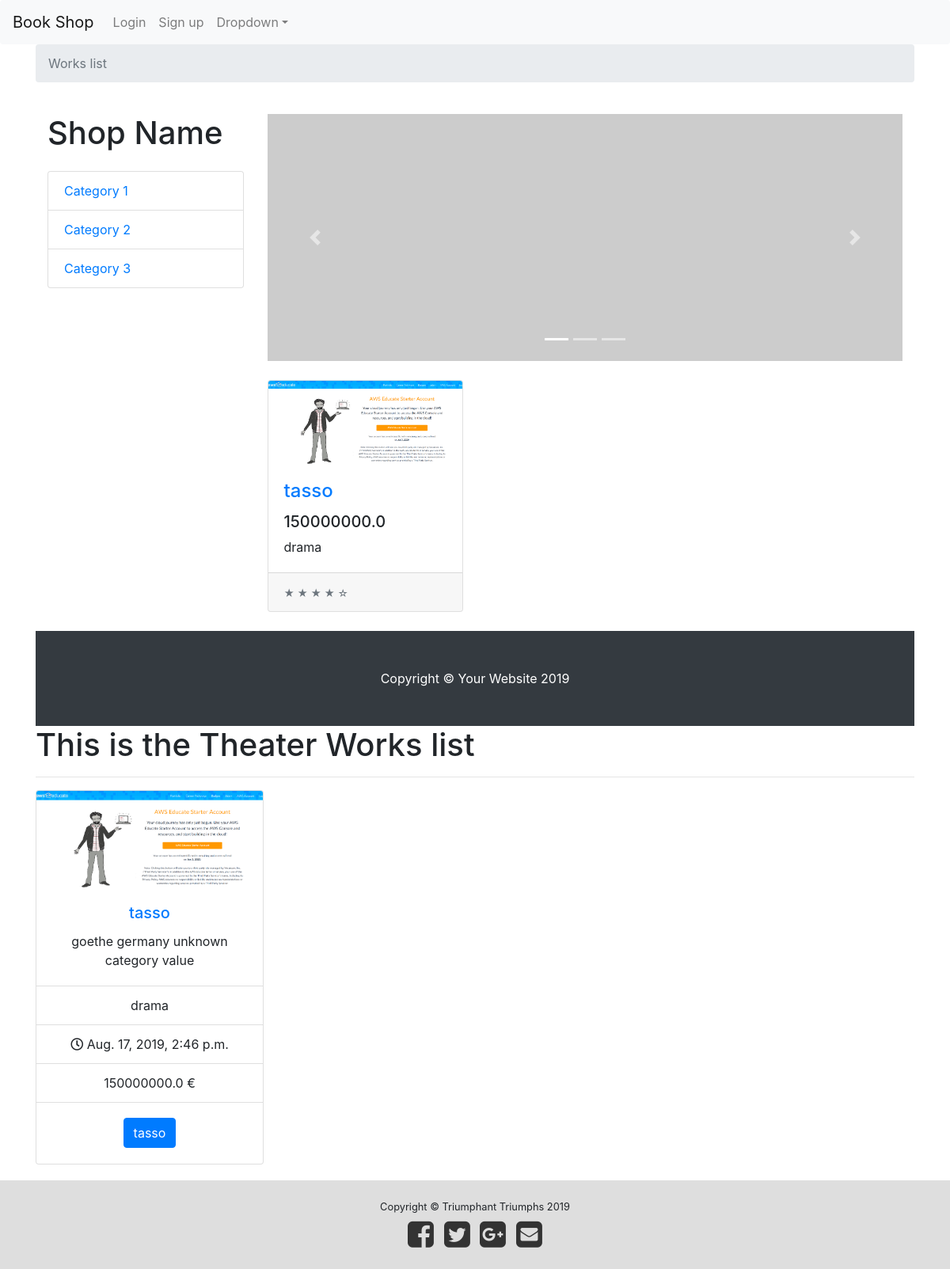
The app's page /, older data.
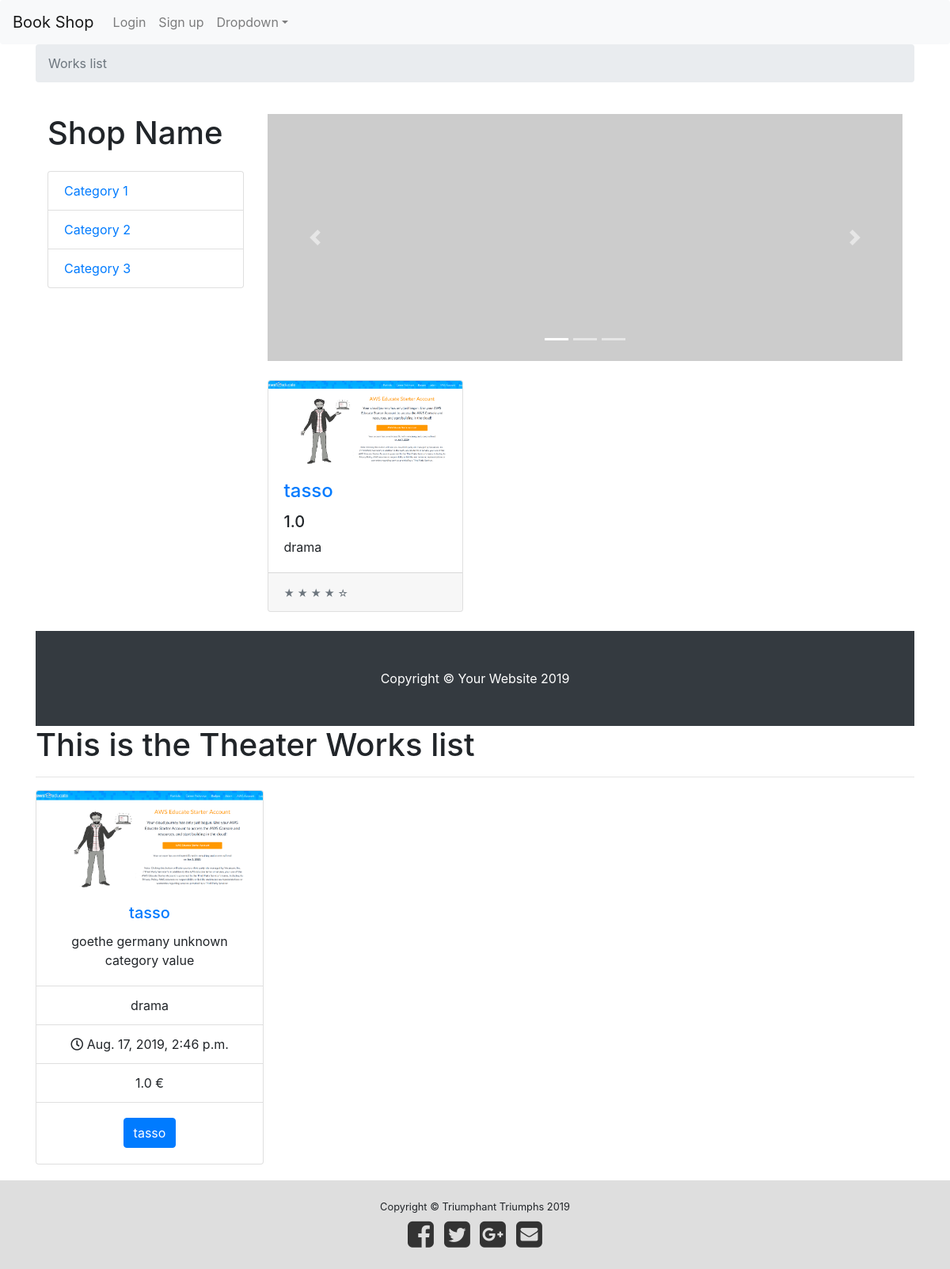
The same page, newer data.
### literature/models.py (models this page shows)
class Work(models.Model):
  maestros = models.ManyToManyField(Maestro)
  title = models.CharField(max_length=50)
  publication_date = models.DateTimeField()
  description = models.CharField(max_length=630)
  slug = models.SlugField() #work description
  cover = models.ImageField()
  price = models.FloatField()
  def __str__(self):
    return self.title
  def get_absolute_url(self):
    return reverse("literature:work_detail", kwargs={'slug': self.slug })

### literature/views.py (the view)
# urls.py: path('',works_list, name='works_list'),
def works_list(request):
  context = {
    'items': Work.objects.all()
  }
  return render(request, "works_list.html", context)

### literature/models.py (called while the page is built)
def get_categorie_display_value(value):
  for v in LITERATURE_CATEGORY:
    if v[0] == value:
      return v[1]
  return 'unknown category value'

  def __str__(self):
    return f"{self.complete_name} {self.country_maestro} {get_categorie_display_value(self.category)}"

### templates/works_list.html (shortened to what this page needs)
{% extends "base.html" %}
{% block breadcrumb %}
    <nav aria-label="breadcrumb">
    <ol class="breadcrumb">
    <li class="breadcrumb-item active" aria-current="page">Works list</li>
    </ol>
    </nav>
{% endblock breadcrumb %}
{% block content %}
  <div class="container">
    <div class="row">
      <div class="col-lg-3">
        <h1 class="my-4">Shop Name</h1>
        <div class="list-group">
          <a href="#" class="list-group-item">Category 1</a>
          <a href="#" class="list-group-item">Category 2</a>
          <a href="#" class="list-group-item">Category 3</a>
        </div>
      </div>
      <div class="col-lg-9">
        <div id="carouselExampleIndicators" class="carousel slide my-4" data-ride="carousel">
          <ol class="carousel-indicators">
            <li data-target="#carouselExampleIndicators" data-slide-to="0" class="active"></li>
            <li data-target="#carouselExampleIndicators" data-slide-to="1"></li>
            <li data-target="#carouselExampleIndicators" data-slide-to="2"></li>
          </ol>
          <div class="carousel-inner" role="listbox">
            <div class="carousel-item active">
              <img class="d-block img-fluid" src="http://placehold.it/900x350" alt="First slide">
            </div>
          </div>
          <a class="carousel-control-prev" href="#carouselExampleIndicators" role="button" data-slide="prev">
            <span class="carousel-control-prev-icon" aria-hidden="true"></span>
          </a>
          <a class="carousel-control-next" href="#carouselExampleIndicators" role="button" data-slide="next">
            <span class="carousel-control-next-icon" aria-hidden="true"></span>
          </a>
        </div>
        <div class="row">
        {% for work in items %}
          <div class="col-lg-4 col-md-6 mb-4">
            <div class="card h-100">
              <a href="#">
              <img class="card-img-top" src="{{ work.cover.url }}" alt=""></a>
              <div class="card-body">
                <h4 class="card-title">
                  <a href="{{ work.get_absolute_url }}">{{ work }}</a>
                </h4>
                <h5>{{ work.price }}</h5>
                <p class="card-text">{{ work.description }}</p>
              </div>
              <div class="card-footer">
                <small class="text-muted">&#9733; &#9733; &#9733; &#9733; &#9734;</small>
              </div>
            </div>
          </div>
          {% endfor %}
        </div>
      </div>
    </div>
  </div>
  <footer class="py-5 bg-dark">
    <div class="container">
      <p class="m-0 text-center text-white">Copyright &copy; Your Website 2019</p>
    </div>
  </footer>
  <h1>This is the Theater Works list</h1>
  <hr />
  <div class="row">
  {% for work in items %}
  <div class="col-4">
    <div class="card text-center" style="width: 18rem;">
      <img class="card-img-top" src="{{ work.cover.url }}" alt="Card image cap">
      <div class="card-body">
        <h5 class="card-title text-center">
        <a href="{{ work.get_absolute_url }}" class="card-link">{{ work }}</a></h5>
        <p class="card-text">
          {% for maestro in work.maestros.all %}
              <span class="text-center">{{ maestro }}</span>
          {% endfor %}
        </p>
      </div>
      <ul class="list-group list-group-flush">
        <li class="list-group-item ">{{ work.description }}</li>
        <li class="list-group-item "><i class="far fa-clock"></i>  {{work.publication_date}}</li>
        <li class="list-group-item ">{{ work.price }} €</li>
      </ul>
      <div class="card-body">
        <a href="{{ work.get_absolute_url }}" class="btn btn-primary text-center">{{work.title}}</a>
      </div>
  </div>
</div>
  {% endfor %}
</div>
{% endblock %}

Row changes from the older to the newer data that the page shows:
changed Work "tasso": price "150000000.0" → "1.0"
